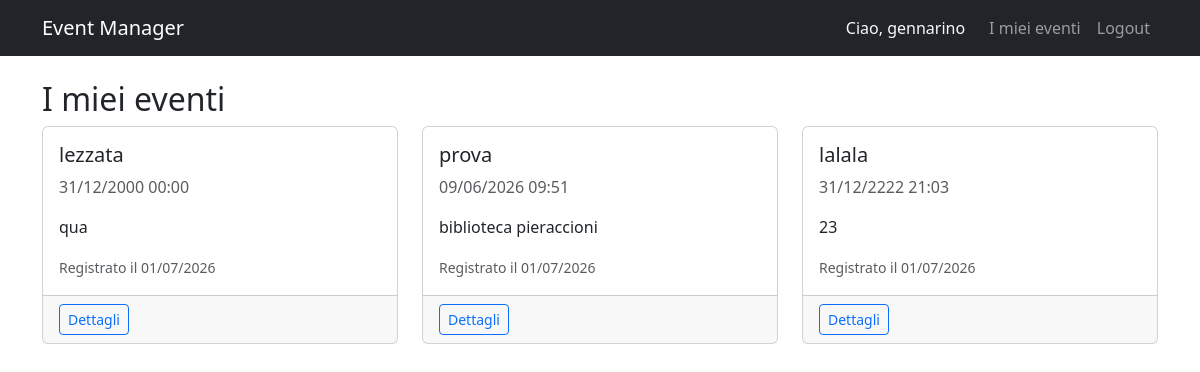
The page /events/my-registrations/ (signed in) on the database its author committed.
### accounts/models.py (models this page shows, shortened)
class User(AbstractUser):
    ATTENDEE = 'attendee'
    ORGANIZER = 'organizer'
    ROLE_CHOICES = [
        (ATTENDEE, 'Attendee'),
        (ORGANIZER, 'Organizer'),
    ]
    role = models.CharField(max_length=20, choices=ROLE_CHOICES, default=ATTENDEE)
    def is_attendee(self):
        return self.role == self.ATTENDEE

### events/models.py (models this page shows, shortened)
class Registration(models.Model):
    event = models.ForeignKey(
        Event,
        on_delete=models.CASCADE,
        related_name='registrations'
    )
    attendee = models.ForeignKey(
        settings.AUTH_USER_MODEL,
        on_delete=models.CASCADE,
        related_name='registrations'
    )
    registered_at = models.DateTimeField(auto_now_add=True)
    class Meta:
        unique_together = ('event', 'attendee')

class Event(models.Model):
    title = models.CharField(max_length=200)
    description = models.TextField()
    date = models.DateTimeField()
    location = models.CharField(max_length=200)
    organizer = models.ForeignKey(
        settings.AUTH_USER_MODEL,
        on_delete=models.CASCADE,
        related_name='organized_events'
    )
    max_attendees = models.PositiveIntegerField(default=0)
    created_at = models.DateTimeField(auto_now_add=True)

### events/views.py (the view)
# urls.py: path('my-registrations/', views.MyRegistrationsView.as_view(), name='my_registrations'),
class MyRegistrationsView(LoginRequiredMixin, ListView):
    model = Registration
    template_name = 'events/my_registrations.html'
    context_object_name = 'registrations'
    def get_queryset(self):
        return Registration.objects.filter(
            attendee=self.request.user
        ).select_related('event').order_by('event__date')

### templates/events/my_registrations.html (shortened to what this page needs)
{% extends 'base.html' %}
{% block content %}
<h2>I miei eventi</h2>
{% if registrations %}
    <div class="row">
        {% for reg in registrations %}
            <div class="col-md-4 mb-4">
                <div class="card h-100">
                    <div class="card-body">
                        <h5 class="card-title">{{ reg.event.title }}</h5>
                        <p class="card-text text-muted">{{ reg.event.date|date:"d/m/Y H:i" }}</p>
                        <p class="card-text">{{ reg.event.location }}</p>
                        <p class="card-text"><small class="text-muted">Registrato il {{ reg.registered_at|date:"d/m/Y" }}</small></p>
                    </div>
                    <div class="card-footer">
                        <a href="{% url 'event_detail' reg.event.pk %}" class="btn btn-outline-primary btn-sm">Dettagli</a>
                    </div>
                </div>
            </div>
        {% endfor %}
    </div>
{% else %}
    <p class="text-muted">Non sei ancora registrato ad alcun evento.</p>
{% endif %}
{% endblock %}

### templates/base.html (shortened to what this page needs)
<!DOCTYPE html>
<html lang="it">
<head>
    <link href="https://cdn.jsdelivr.net/npm/bootstrap@5.3.0/dist/css/bootstrap.min.css" rel="stylesheet">
</head>
<body>
    <nav class="navbar navbar-expand-lg navbar-dark bg-dark">
        <div class="container">
            <a class="navbar-brand" href="/">Event Manager</a>
            <div class="navbar-nav ms-auto">
                {% if user.is_authenticated %}
    <span class="navbar-text text-light me-3">Ciao, {{ user.username }}</span>
    {% if user.is_attendee %}
        <a class="nav-link" href="{% url 'my_registrations' %}">I miei eventi</a>
    {% endif %}
        <a class="nav-link" href="{% url 'logout' %}">Logout</a>
    {% else %}
        <a class="nav-link" href="{% url 'login' %}">Login</a>
        <a class="nav-link" href="{% url 'register' %}">Registrati</a>
    {% endif %}
            </div>
        </div>
    </nav>
    <div class="container mt-4">
        {% block content %}{% endblock %}
    </div>
</body>
</html>

### rows shown on the page
User: username "gennarino"
Registration: event "lezzata", event "31/12/2000 00:00", event.location "qua", registered_at "01/07/2026"
Registration: event "prova", event "09/06/2026 09:51", event.location "biblioteca pieraccioni", registered_at "01/07/2026"
Registration: event "lalala", event "31/12/2222 21:03", event.location "23", registered_at "01/07/2026"
